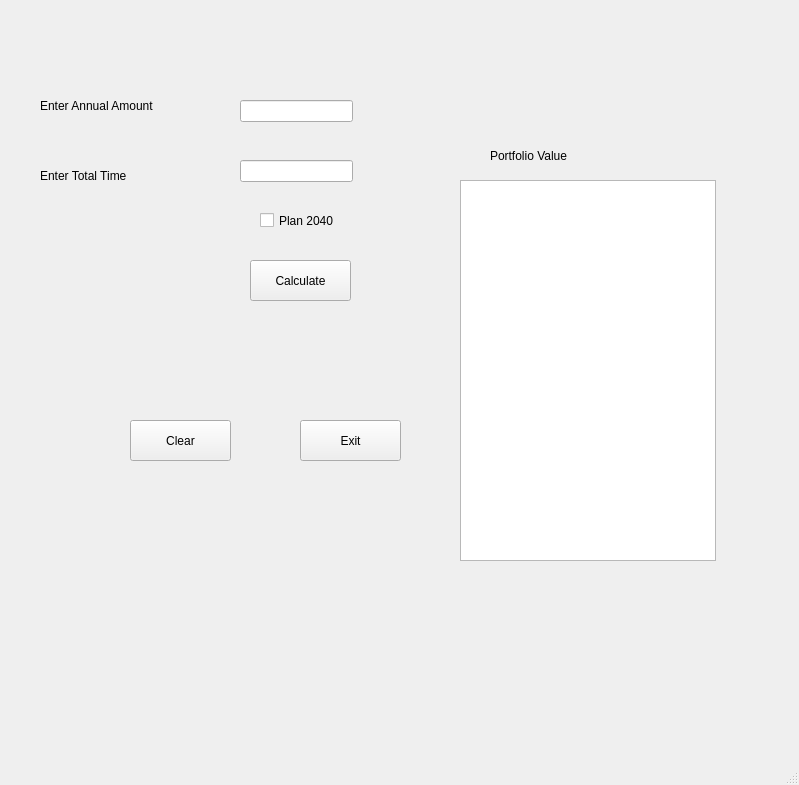
<?xml version="1.0" encoding="UTF-8"?>
<ui version="4.0">
 <class>MainWindow</class>
 <widget class="QMainWindow" name="MainWindow">
  <property name="geometry">
   <rect>
    <x>0</x>
    <y>0</y>
    <width>799</width>
    <height>785</height>
   </rect>
  </property>
  <property name="windowTitle">
   <string>MainWindow</string>
  </property>
  <widget class="QWidget" name="centralwidget">
   <widget class="QLabel" name="lblAnnualAmount">
    <property name="geometry">
     <rect>
      <x>40</x>
      <y>90</y>
      <width>171</width>
      <height>31</height>
     </rect>
    </property>
    <property name="font">
     <font>
      <family>Segoe UI</family>
      <pointsize>9</pointsize>
     </font>
    </property>
    <property name="text">
     <string>Enter Annual Amount</string>
    </property>
   </widget>
   <widget class="QLineEdit" name="txtAnnualAmount">
    <property name="geometry">
     <rect>
      <x>240</x>
      <y>100</y>
      <width>113</width>
      <height>22</height>
     </rect>
    </property>
    <property name="font">
     <font>
      <family>Segoe UI</family>
      <pointsize>9</pointsize>
     </font>
    </property>
   </widget>
   <widget class="QLabel" name="lblTotalTime">
    <property name="geometry">
     <rect>
      <x>40</x>
      <y>160</y>
      <width>171</width>
      <height>31</height>
     </rect>
    </property>
    <property name="font">
     <font>
      <family>Segoe UI</family>
      <pointsize>9</pointsize>
     </font>
    </property>
    <property name="text">
     <string>Enter Total Time</string>
    </property>
   </widget>
   <widget class="QLineEdit" name="txtTotalTime">
    <property name="geometry">
     <rect>
      <x>240</x>
      <y>160</y>
      <width>113</width>
      <height>22</height>
     </rect>
    </property>
    <property name="font">
     <font>
      <family>Segoe UI</family>
      <pointsize>9</pointsize>
     </font>
    </property>
   </widget>
   <widget class="QListWidget" name="lstOutput">
    <property name="geometry">
     <rect>
      <x>460</x>
      <y>180</y>
      <width>256</width>
      <height>381</height>
     </rect>
    </property>
   </widget>
   <widget class="QLabel" name="lblOutput">
    <property name="geometry">
     <rect>
      <x>490</x>
      <y>140</y>
      <width>171</width>
      <height>31</height>
     </rect>
    </property>
    <property name="font">
     <font>
      <family>Segoe UI</family>
      <pointsize>9</pointsize>
     </font>
    </property>
    <property name="text">
     <string>Portfolio Value</string>
    </property>
   </widget>
   <widget class="QPushButton" name="btnCalculate">
    <property name="geometry">
     <rect>
      <x>250</x>
      <y>260</y>
      <width>101</width>
      <height>41</height>
     </rect>
    </property>
    <property name="font">
     <font>
      <family>Segoe UI</family>
      <pointsize>9</pointsize>
     </font>
    </property>
    <property name="text">
     <string>Calculate</string>
    </property>
   </widget>
   <widget class="QCheckBox" name="chkPlan">
    <property name="geometry">
     <rect>
      <x>260</x>
      <y>210</y>
      <width>91</width>
      <height>21</height>
     </rect>
    </property>
    <property name="font">
     <font>
      <family>Segoe UI</family>
      <pointsize>9</pointsize>
     </font>
    </property>
    <property name="text">
     <string>Plan 2040</string>
    </property>
   </widget>
   <widget class="QPushButton" name="btnClear">
    <property name="geometry">
     <rect>
      <x>130</x>
      <y>420</y>
      <width>101</width>
      <height>41</height>
     </rect>
    </property>
    <property name="font">
     <font>
      <family>Segoe UI</family>
      <pointsize>9</pointsize>
     </font>
    </property>
    <property name="text">
     <string>Clear</string>
    </property>
   </widget>
   <widget class="QPushButton" name="btnExit">
    <property name="geometry">
     <rect>
      <x>300</x>
      <y>420</y>
      <width>101</width>
      <height>41</height>
     </rect>
    </property>
    <property name="font">
     <font>
      <family>Segoe UI</family>
      <pointsize>9</pointsize>
     </font>
    </property>
    <property name="text">
     <string>Exit</string>
    </property>
   </widget>
  </widget>
  <widget class="QMenuBar" name="menubar">
   <property name="geometry">
    <rect>
     <x>0</x>
     <y>0</y>
     <width>799</width>
     <height>21</height>
    </rect>
   </property>
  </widget>
  <widget class="QStatusBar" name="statusbar"/>
 </widget>
 <resources/>
 <connections/>
</ui>
